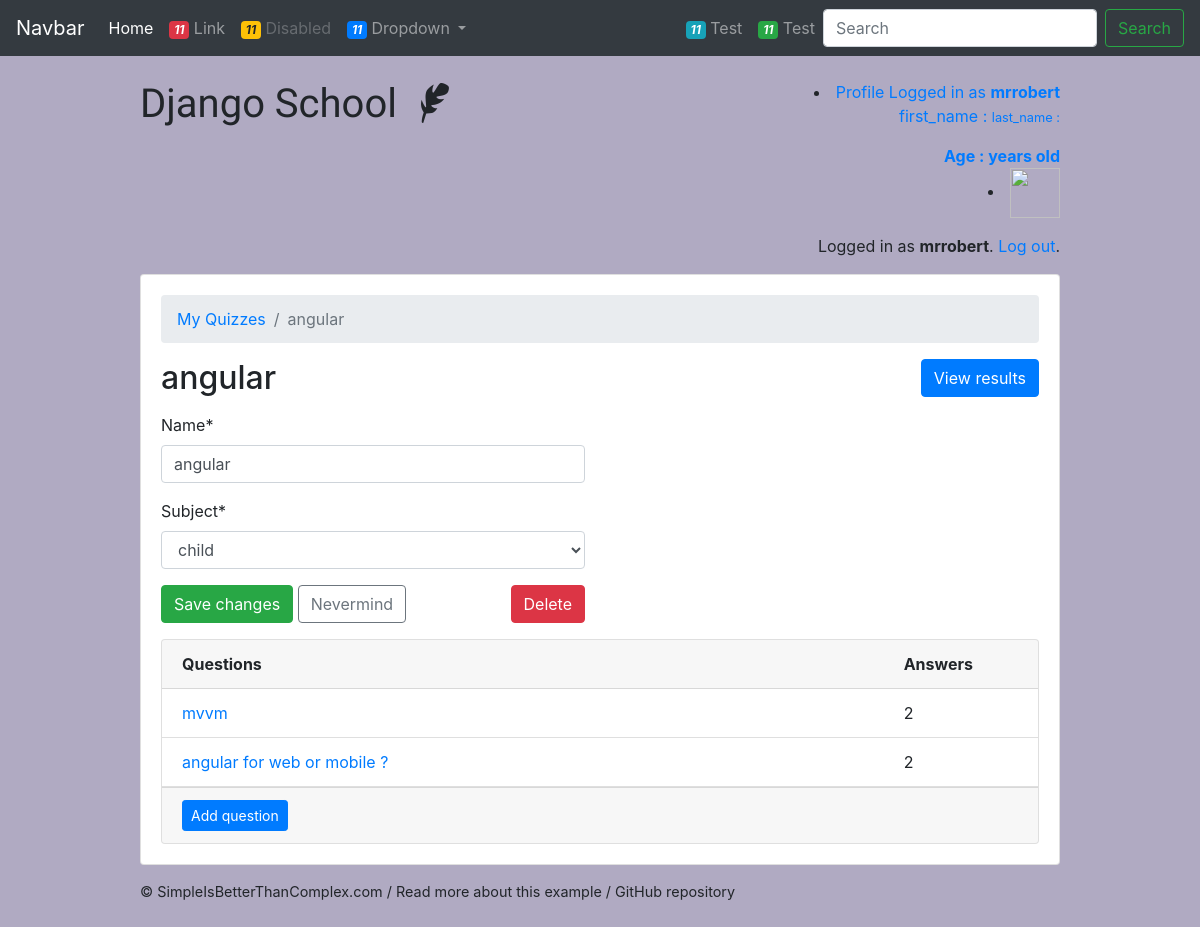
The page /teachers/quiz/1/ (signed in) on the database its author committed.
### account/models.py (models this page shows, shortened)
class User(AbstractUser):
    is_student = models.BooleanField(default=False)
    is_teacher = models.BooleanField(default=False)

class Quiz(models.Model):
    owner = models.ForeignKey(User, on_delete=models.CASCADE, related_name='quizzes')
    name = models.CharField(max_length=255)
    subject = models.ForeignKey(Subject, on_delete=models.CASCADE, related_name='quizzes')

class Subject(models.Model):
    name = models.CharField(max_length=30)
    color = models.CharField(max_length=7, default='#007bff')
    def __str__(self):
        return self.name

class Question(models.Model):
    quiz = models.ForeignKey(Quiz, on_delete=models.CASCADE, related_name='questions')
    text = models.CharField('Question', max_length=255)

### account/views/teachers.py (the view, shortened to what this page needs)
# urls.py: path('quiz/<int:pk>/', teachers.QuizUpdateView.as_view(), name='quiz_change'),
@method_decorator([login_required, teacher_required], name='dispatch')
class QuizUpdateView(UpdateView):
    model = Quiz
    fields = ('name', 'subject', )
    context_object_name = 'quiz'
    template_name = 'classroom/teachers/quiz_change_form.html'
    def get_context_data(self, **kwargs):
        kwargs['questions'] = self.get_object().questions.annotate(answers_count=Count('answers'))
        return super().get_context_data(**kwargs)
    def get_queryset(self):
        return self.request.user.quizzes.all()

### templates/classroom/teachers/quiz_change_form.html (shortened to what this page needs)
{% extends 'base.html' %}
{% load crispy_forms_tags %}
{% block content %}
  <nav aria-label="breadcrumb">
    <ol class="breadcrumb">
      <li class="breadcrumb-item"><a href="{% url 'teachers:quiz_change_list' %}">My Quizzes</a></li>
      <li class="breadcrumb-item active" aria-current="page">{{ quiz.name }}</li>
    </ol>
  </nav>
  <h2 class="mb-3">
    {{ quiz.name }}
    <a href="{% url 'teachers:quiz_results' quiz.pk %}" class="btn btn-primary float-right">View results</a>
  </h2>
  <div class="row mb-3">
    <div class="col-md-6 col-sm-8 col-12">
      <form method="post" novalidate>
        {{ form|crispy }}
        <button type="submit" class="btn btn-success">Save changes</button>
        <a href="{% url 'teachers:quiz_change_list' %}" class="btn btn-outline-secondary" role="button">Nevermind</a>
        <a href="{% url 'teachers:quiz_delete' quiz.pk %}" class="btn btn-danger float-right">Delete</a>
      </form>
    </div>
  </div>
  <div class="card">
    <div class="card-header">
      <div class="row">
        <div class="col-10">
          <strong>Questions</strong>
        </div>
        <div class="col-2">
          <strong>Answers</strong>
        </div>
      </div>
    </div>
    <div class="list-group list-group-flush list-group-formset">
      {% for question in questions %}
        <div class="list-group-item">
          <div class="row">
            <div class="col-10">
              <a href="{% url 'teachers:question_change' quiz.pk question.pk %}">{{ question.text }}</a>
            </div>
            <div class="col-2">
              {{ question.answers_count }}
            </div>
          </div>
        </div>
      {% empty %}
        <div class="list-group-item text-center">
          <p class="text-muted font-italic mb-0">You haven't created any questions yet. Go ahead and <a href="{% url 'teachers:question_add' quiz.pk %}">add the first question</a>.</p>
        </div>
      {% endfor %}
    </div>
    <div class="card-footer">
      <a href="{% url 'teachers:question_add' quiz.pk %}" class="btn btn-primary btn-sm">Add question</a>
    </div>
  </div>
{% endblock %}

### templates/base.html (shortened to what this page needs)
{% load static %}<!doctype html>
<html lang="en">
  <head>
    <link rel="stylesheet" href="https://maxcdn.bootstrapcdn.com/bootstrap/4.0.0/css/bootstrap.min.css">
    <link rel="stylesheet" type="text/css" href="{% static 'vendor/fontello-2f186091/css/fontello.css' %}">
    <link rel="stylesheet" type="text/css" href="{% static 'css/app.css' %}">
    {% if user.is_authenticated and user.is_teacher %}
      <link rel="stylesheet" type="text/css" href="{% static 'css/teachers.css' %}">
    {% endif %}
  </head>
  <body>
  <nav class="navbar navbar-icon-top navbar-expand-lg navbar-dark bg-dark">
  <a class="navbar-brand" href="#">Navbar</a>
  <div class="collapse navbar-collapse" id="navbarSupportedContent">
    <ul class="navbar-nav mr-auto">
      <li class="nav-item active">
        <a class="nav-link" href="#">
          Home
          </a>
      </li>
      <li class="nav-item">
        <a class="nav-link" href="#">
          <i class="fa fa-envelope-o">
            <span class="badge badge-danger">11</span>
          </i>
          Link
        </a>
      </li>
      <li class="nav-item">
        <a class="nav-link disabled" href="#">
          <i class="fa fa-envelope-o">
            <span class="badge badge-warning">11</span>
          </i>
          Disabled
        </a>
      </li>
      <li class="nav-item dropdown">
        <a class="nav-link dropdown-toggle" href="#" id="navbarDropdown" role="button" data-toggle="dropdown" aria-haspopup="true" aria-expanded="false">
          <i class="fa fa-envelope-o">
            <span class="badge badge-primary">11</span>
          </i>
          Dropdown
        </a>
      </li>
    </ul>
    <ul class="navbar-nav ">
      <li class="nav-item">
        <a class="nav-link" href="#">
          <i class="fa fa-bell">
            <span class="badge badge-info">11</span>
          </i>
          Test
        </a>
      </li>
      <li class="nav-item">
        <a class="nav-link" href="#">
          <i class="fa fa-globe">
            <span class="badge badge-success">11</span>
          </i>
          Test
        </a>
      </li>
    </ul>
    <form class="form-inline my-2 my-lg-0">
      <input class="form-control mr-sm-2" type="text" placeholder="Search" aria-label="Search">
      <button class="btn btn-outline-success my-2 my-sm-0" type="submit">Search</button>
    </form>
  </div>
</nav>
    <div class="container my-4">
      <div class="row justify-content-center">
        <div class="col-md-10 col-sm-12">
          <div class="row">
            <div class="col-6">
              <h1 class="logo">
                <a href="{% url 'home' %}">
                  Django School
                  {% if user.is_authenticated %}
                    {% if user.is_teacher %}
                      <span class="icon-feather" data-toggle="tooltip" data-placement="right" title="Teacher profile"></span>
                    {% else %}
                      <span class="icon-graduation-cap" data-toggle="tooltip" data-placement="right" title="Student profile"></span>
                    {% endif %}
                  {% endif %}
                </a>
              </h1>
            </div>
            <div class="col-6 text-right">
              {% if user.is_authenticated %}
                 <li><a href="{% url 'view_profile'%}">Profile
                 Logged in as <strong>{{ user.username }}</strong>
                   <p>
                     first_name {{user.first_name}}  : <small> last_name : {{user.last_name}}</small>
                   </p>
                   <b>
                    Age :  {{user.userprofile.age}} years old
                   </b>
              {%if user.userprofile.image.url  %}
                    <li><img src="{{ user.userprofile.image.url}}" width="50" height="50"></li>
              {% else %}
              <li><img src="https://upload.wikimedia.org/wikipedia/commons/thumb/5/59/User-avatar.svg/1024px-User-avatar.svg.png" width="50" height="50"></li>
              {% endif %}
                 </a>
              </li>
                <p class="pt-3">Logged in as <strong>{{ user.username }}</strong>. <a href="{% url 'logout' %}">Log out</a>.</p>
              {% else %}
                <a href="{% url 'login' %}" class="btn btn-light" role="button">Log in</a>
                <a href="{% url 'signup' %}" class="btn btn-primary" role="button">Sign up</a>
              {% endif %}
            </div>
          </div>
          <div class="card mb-3">
            <div class="card-body">
              {% block content %}
              {% endblock %}
            </div>
          </div>
          <footer>
            <a href="https://simpleisbetterthancomplex.com">© SimpleIsBetterThanComplex.com</a>
            /
            <a href="https://simpleisbetterthancomplex.com/tutorial/2018/01/18/how-to-implement-multiple-user-types-with-django.html">Read more about this example</a>
            /
            <a href="https://github.com/sibtc/django-multiple-user-types-example">GitHub repository</a>
          </footer>
        </div>
      </div>
    </div>
  </body>
</html>

### static/css/app.css (style rules this page uses)
.logo { font-family: 'Clicker Script', cursive; }
.logo a { color: #212529; text-decoration: none; }
footer { font-size: .9rem; }
footer a { color: #212529; }

### static/css/teachers.css (style rules this page uses)
body { background-color: #b0aac2; }

### rows shown on the page
User: username "mrrobert"
Quiz: name "angular", subject "child"
Question: text "mvvm", answers_count "2"
Question: text "angular for web or mobile ?", answers_count "2"
